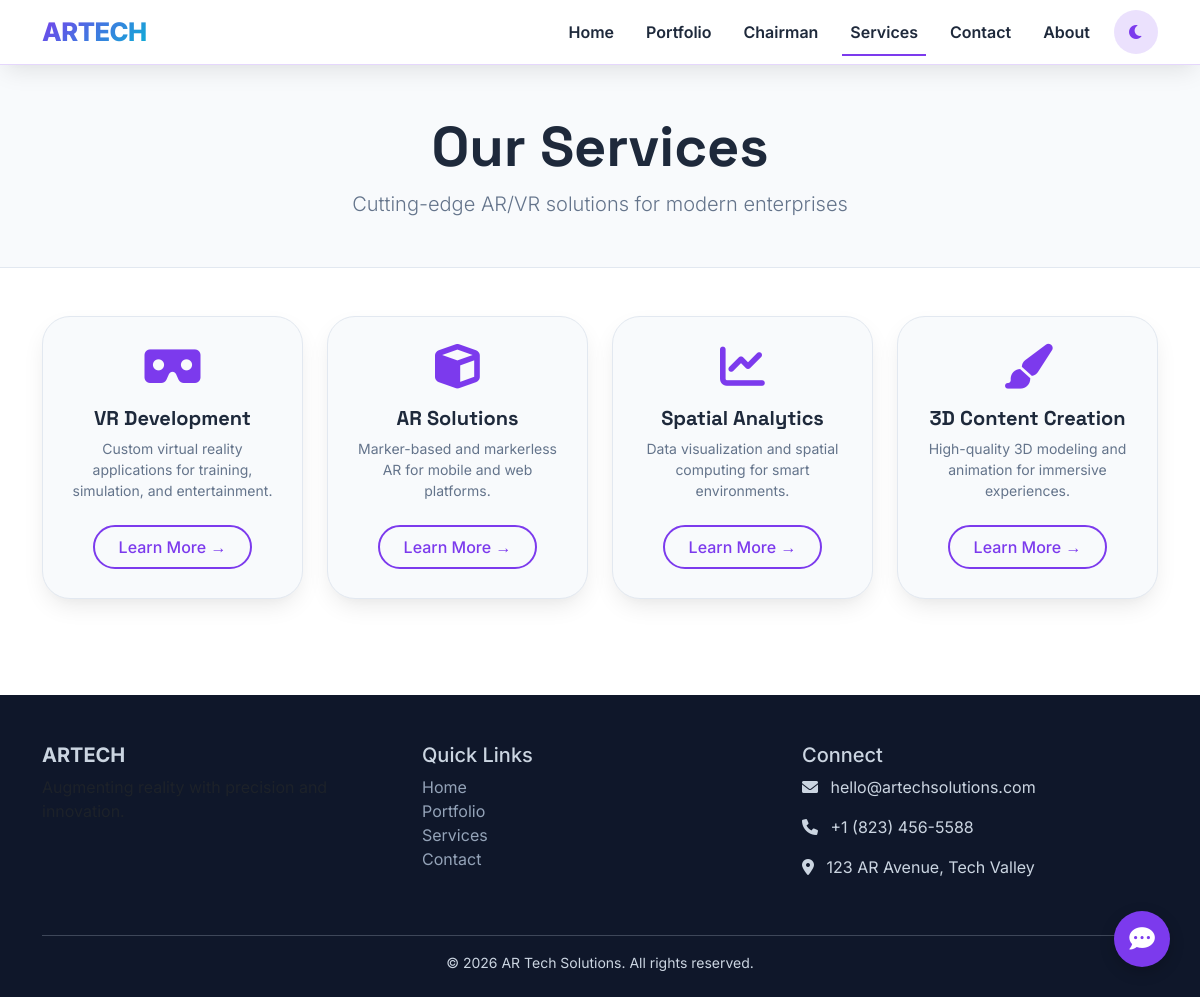
/services.php, run on the app's committed database.
### tables this page shows
CREATE TABLE `services` (
  `id` int(11) NOT NULL,
  `icon_class` varchar(100) NOT NULL,
  `title` varchar(255) NOT NULL,
  `description` text NOT NULL,
  `link_url` varchar(255) DEFAULT '#'
);

### services.php (the view, shortened to what this page needs)
<?php
require_once 'config.php';
$services = $pdo->query("SELECT * FROM services ORDER BY id ASC")->fetchAll();
?>
<!DOCTYPE html>
<html lang="en">
<head>
    <link href="https://cdn.jsdelivr.net/npm/bootstrap@5.3.0-alpha1/dist/css/bootstrap.min.css" rel="stylesheet">
    <link rel="stylesheet" href="https://cdnjs.cloudflare.com/ajax/libs/font-awesome/6.0.0-beta3/css/all.min.css">
</head>
<body>
<nav class="navbar navbar-expand-lg glass-nav" id="mainNavbar">
    <div class="container">
        <a class="navbar-brand" href="index.php">ARTECH</a>
        <div class="collapse navbar-collapse" id="navbarNav">
            <ul class="navbar-nav ms-auto">
                <li class="nav-item"><a class="nav-link" href="index.php">Home</a></li>
                <li class="nav-item"><a class="nav-link" href="portfolio.php">Portfolio</a></li>
                <li class="nav-item"><a class="nav-link" href="chairman-speech.php">Chairman</a></li>
                <li class="nav-item"><a class="nav-link active" href="services.php">Services</a></li>
                <li class="nav-item"><a class="nav-link" href="contact.php">Contact</a></li>
                <li class="nav-item"><a class="nav-link" href="about.php">About</a></li>
            </ul>
            <button id="darkModeToggle" class="dark-toggle ms-2"><i class="fas fa-moon"></i></button>
        </div>
    </div>
</nav>
<main>
    <section class="page-hero">
        <div class="container">
            <h1 class="display-4 fw-bold">Our Services</h1>
            <p class="lead text-muted-custom">Cutting-edge AR/VR solutions for modern enterprises</p>
        </div>
    </section>
    <section class="py-5">
        <div class="container">
            <div class="row g-4">
                <?php if(count($services) > 0): ?>
                    <?php foreach($services as $service): ?>
                    <div class="col-6 col-md-6 col-lg-3 service-col">
                        <div class="service-card">
                            <div class="service-icon mb-3">
                                <i class="<?php echo htmlspecialchars($service['icon_class']); ?> fa-3x"></i>
                            </div>
                            <h4 class="fs-5 fw-bold"><?php echo htmlspecialchars($service['title']); ?></h4>
                            <p class="text-muted-custom small"><?php echo htmlspecialchars($service['description']); ?></p>
                            <?php if(!empty($service['link_url'])): ?>
                            <a href="<?php echo htmlspecialchars($service['link_url']); ?>" class="btn-outline-custom btn-sm mt-2">Learn More →</a>
                            <?php endif; ?>
                        </div>
                    </div>
                    <?php endforeach; ?>
                <?php endif; ?>
            </div>
        </div>
    </section>
</main>
<footer>
    <div class="container">
        <div class="row">
            <div class="col-md-4 mb-4">
                <h5 class="fw-bold">ARTECH</h5>
                <p class="text-muted">Augmenting reality with precision and innovation.</p>
            </div>
            <div class="col-md-4 mb-4">
                <h5>Quick Links</h5>
                <ul class="list-unstyled">
                    <li><a href="index.php">Home</a></li>
                    <li><a href="portfolio.php">Portfolio</a></li>
                    <li><a href="services.php">Services</a></li>
                    <li><a href="contact.php">Contact</a></li>
                </ul>
            </div>
            <div class="col-md-4 mb-4">
                <h5>Connect</h5>
                <p><i class="fas fa-envelope me-2"></i> hello@artechsolutions.com</p>
                <p><i class="fas fa-phone me-2"></i> +1 (823) 456-5588</p>
                <p><i class="fas fa-map-marker-alt me-2"></i> 123 AR Avenue, Tech Valley</p>
            </div>
        </div>
        <hr class="opacity-25">
        <div class="text-center small">&copy; <?php echo date('Y'); ?> AR Tech Solutions. All rights reserved.</div>
    </div>
</footer>
<div class="floating-msg" id="floatingMsg">
    <i class="fas fa-comment-dots"></i>
</div>
</body>
</html>

### services.php (style rules this page uses)
:root { --primary: #7c3aed; --primary-dark: #5b21b6; --primary-light: #a78bfa; --secondary: #06b6d4; --accent: #f43f5e; --bg-light: #ffffff; --bg-dark: #0f0f12; --surface-light: #f8fafc; --surface-dark: #1e1e2a; --text-light: #1e293b; --text-dark: #e2e8f0; --text-muted-light: #64748b; --text-muted-dark: #94a3b8; --border-light: #e2e8f0; --border-dark: #2d3a4e; --shadow: 0 10px 25px -5px rgba(0, 0, 0, 0.1), 0 8px 10px -6px rgba(0, 0, 0, 0.02); }
body { font-family: 'Inter', sans-serif; background: var(--bg-light); color: var(--text-light); transition: background 0.3s ease, color 0.2s ease; overflow-x: hidden; }
* { transition: background-color 0.2s ease, border-color 0.2s ease, color 0.2s ease; }
h1, h2, h3, h4, .brand { font-family: 'Space Grotesk', sans-serif; font-weight: 700; }
.glass-nav { position: relative; top: 0; left: 0; width: 100%; z-index: 1030; background: rgba(255, 255, 255, 0.85); backdrop-filter: blur(12px); border-bottom: 1px solid rgba(124, 58, 237, 0.2); box-shadow: var(--shadow); transition: all 0.3s; padding: 0.5rem 1rem; }
.navbar-brand { font-size: 1.6rem; font-weight: 800; background: linear-gradient(135deg, var(--primary), var(--secondary)); -webkit-background-clip: text; background-clip: text; color: transparent; letter-spacing: -0.5px; }
.nav-link { font-weight: 600; color: var(--text-light) !important; margin: 0 0.5rem; position: relative; }
.nav-link::after { content: ''; position: absolute; bottom: -4px; left: 0; width: 0; height: 2px; background: var(--primary); transition: 0.3s; }
.nav-link:hover::after, .nav-link.active::after { width: 100%; }
.dark-toggle { background: rgba(124, 58, 237, 0.15); border: none; border-radius: 40px; width: 44px; height: 44px; color: var(--primary); transition: 0.2s; margin-left: 0.5rem; }
.page-hero { background: var(--surface-light); padding: 3rem 0 2rem; text-align: center; border-bottom: 1px solid var(--border-light); }
.service-card { background: var(--surface-light); border-radius: 28px; border: 1px solid var(--border-light); transition: all 0.3s; padding: 1.8rem; height: 100%; text-align: center; box-shadow: var(--shadow); }
.service-icon i { font-size: 2.8rem; color: var(--primary); }
footer { background: #0f172a; color: #cbd5e1; padding: 3rem 0 1.5rem; margin-top: 3rem; }
footer a { color: #94a3b8; text-decoration: none; }
.floating-msg { position: fixed; bottom: 30px; right: 30px; background: var(--primary); width: 56px; height: 56px; border-radius: 30px; display: flex; align-items: center; justify-content: center; cursor: pointer; z-index: 99; box-shadow: 0 5px 15px rgba(0,0,0,0.2); transition: 0.2s; color: white; font-size: 1.6rem; }
.text-muted-custom { color: var(--text-muted-light); }
.btn-outline-custom { border: 2px solid var(--primary); background: transparent; border-radius: 40px; padding: 8px 24px; color: var(--primary); font-weight: 500; text-decoration: none; display: inline-block; transition: 0.2s; }

### data on the page
services: title "VR Development", description "Custom virtual reality applications for training, simulation, and entertainment."
services: title "AR Solutions", description "Marker-based and markerless AR for mobile and web platforms."
services: title "Spatial Analytics", description "Data visualization and spatial computing for smart environments."
services: title "3D Content Creation", description "High-quality 3D modeling and animation for immersive experiences."
